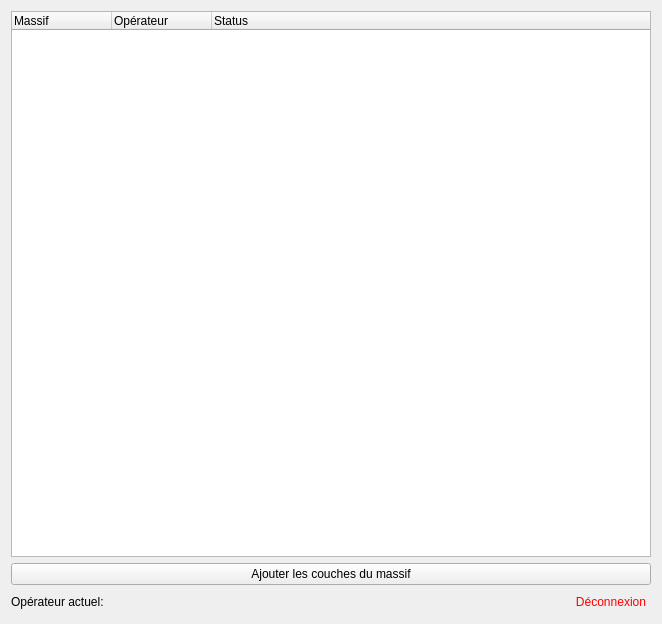
<?xml version="1.0" encoding="UTF-8"?>
<ui version="4.0">
 <class>MassifTableWidget</class>
 <widget class="QWidget" name="MassifTableWidget">
  <property name="geometry">
   <rect>
    <x>0</x>
    <y>0</y>
    <width>662</width>
    <height>624</height>
   </rect>
  </property>
  <property name="windowTitle">
   <string>Form</string>
  </property>
  <layout class="QVBoxLayout" name="verticalLayout">
   <item>
    <widget class="QTreeWidget" name="treeWidget">
     <column>
      <property name="text">
       <string>Massif</string>
      </property>
     </column>
     <column>
      <property name="text">
       <string>Opérateur</string>
      </property>
     </column>
     <column>
      <property name="text">
       <string>Status</string>
      </property>
     </column>
    </widget>
   </item>
   <item>
    <widget class="QPushButton" name="add_massif_button">
     <property name="text">
      <string>Ajouter les couches du massif</string>
     </property>
    </widget>
   </item>
   <item>
    <layout class="QHBoxLayout" name="horizontalLayout" stretch="0,1,0,0">
     <item>
      <widget class="QLabel" name="label">
       <property name="text">
        <string>Opérateur actuel:</string>
       </property>
      </widget>
     </item>
     <item>
      <widget class="QLabel" name="username_label">
       <property name="styleSheet">
        <string notr="true">font: 75 14pt &quot;Cantarell&quot;;
</string>
       </property>
       <property name="text">
        <string/>
       </property>
       <property name="alignment">
        <set>Qt::AlignCenter</set>
       </property>
      </widget>
     </item>
     <item>
      <spacer name="horizontalSpacer">
       <property name="orientation">
        <enum>Qt::Horizontal</enum>
       </property>
       <property name="sizeHint" stdset="0">
        <size>
         <width>40</width>
         <height>20</height>
        </size>
       </property>
      </spacer>
     </item>
     <item>
      <widget class="QPushButton" name="logout_button">
       <property name="styleSheet">
        <string notr="true">color: red;</string>
       </property>
       <property name="text">
        <string>Déconnexion</string>
       </property>
       <property name="flat">
        <bool>true</bool>
       </property>
      </widget>
     </item>
    </layout>
   </item>
  </layout>
 </widget>
 <resources/>
 <connections/>
</ui>
